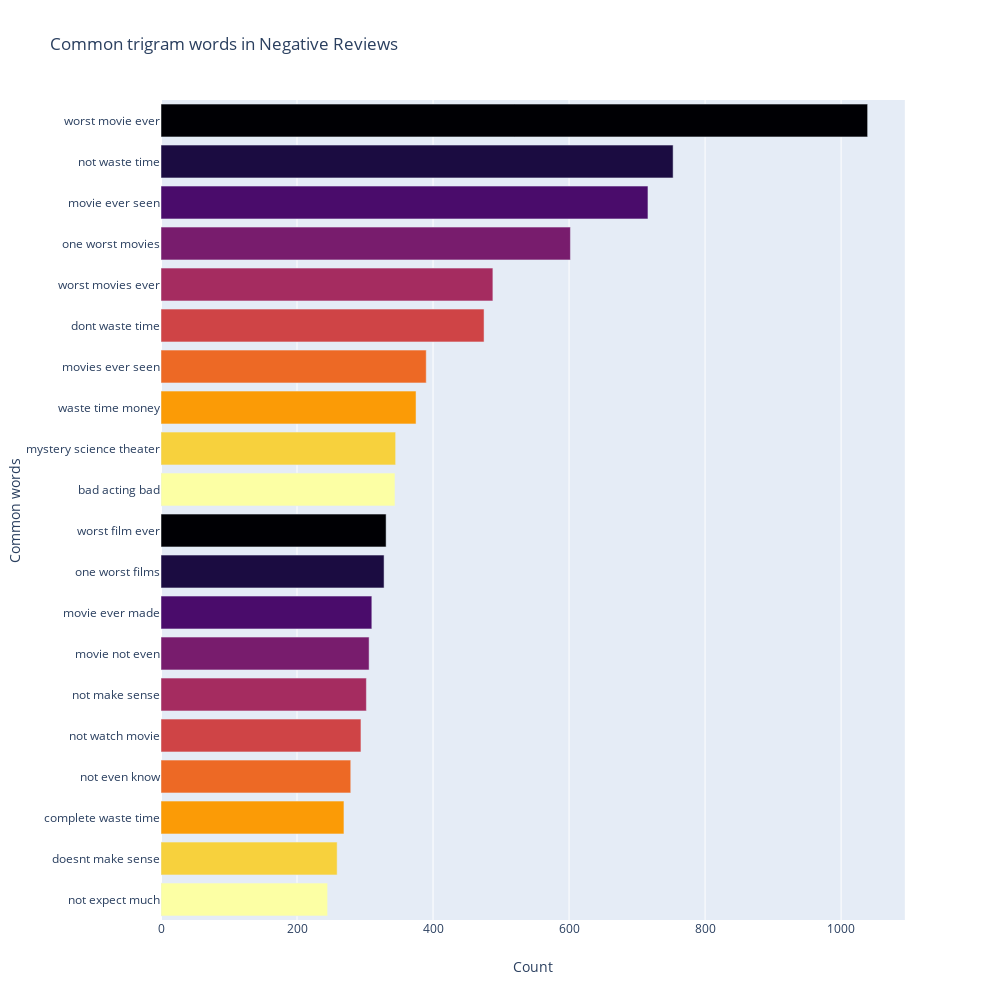

The notebook cell this image was saved under:
### Markdown cell above
![image.png](attachment:image.png)

### Code cell
most_common_word = get_top_text(df['Reviews_clean'][df['Ratings'] <= 4], 20, 3)
most_common_word = dict(most_common_word)

temp = pd.DataFrame(columns=['Common_words', 'Count'])
temp['Common_words'] = list(most_common_word.keys())
temp['Count'] = list(most_common_word.values())

fig = px.bar(temp, x='Count', y='Common_words', title='Common trigram words in Negative Reviews',
             orientation='h', width=1000, height=1000, color='Common_words', labels={'Common_words': 'Common words'}, 
             color_discrete_sequence=px.colors.sequential.Inferno)

fig.update_layout(showlegend=False)
fig.show()

### Figure 1 — Plotly figure (JSON) as saved in the notebook; plotly's stock layout.template omitted (floating-point values rounded to 4 significant figures)
{"data": [{"alignmentgroup": "True", "hoverlabel": {"namelength": 0}, "hovertemplate": "Common words=%{y}<br>Count=%{x}", "legendgroup": "Common words=worst movie ever", "marker": {"color": "#000004"}, "name": "Common words=worst movie ever", "offsetgroup": "Common words=worst movie ever", "orientation": "h", "showlegend": true, "textposition": "auto", "type": "bar", "x": [1039], "xaxis": "x", "y": ["worst movie ever"], "yaxis": "y"}, {"alignmentgroup": "True", "hoverlabel": {"namelength": 0}, "hovertemplate": "Common words=%{y}<br>Count=%{x}", "legendgroup": "Common words=not waste time", "marker": {"color": "#1b0c41"}, "name": "Common words=not waste time", "offsetgroup": "Common words=not waste time", "orientation": "h", "showlegend": true, "textposition": "auto", "type": "bar", "x": [753], "xaxis": "x", "y": ["not waste time"], "yaxis": "y"}, {"alignmentgroup": "True", "hoverlabel": {"namelength": 0}, "hovertemplate": "Common words=%{y}<br>Count=%{x}", "legendgroup": "Common words=movie ever seen", "marker": {"color": "#4a0c6b"}, "name": "Common words=movie ever seen", "offsetgroup": "Common words=movie ever seen", "orientation": "h", "showlegend": true, "textposition": "auto", "type": "bar", "x": [716], "xaxis": "x", "y": ["movie ever seen"], "yaxis": "y"}, {"alignmentgroup": "True", "hoverlabel": {"namelength": 0}, "hovertemplate": "Common words=%{y}<br>Count=%{x}", "legendgroup": "Common words=one worst movies", "marker": {"color": "#781c6d"}, "name": "Common words=one worst movies", "offsetgroup": "Common words=one worst movies", "orientation": "h", "showlegend": true, "textposition": "auto", "type": "bar", "x": [602], "xaxis": "x", "y": ["one worst movies"], "yaxis": "y"}, {"alignmentgroup": "True", "hoverlabel": {"namelength": 0}, "hovertemplate": "Common words=%{y}<br>Count=%{x}", "legendgroup": "Common words=worst movies ever", "marker": {"color": "#a52c60"}, "name": "Common words=worst movies ever", "offsetgroup": "Common words=worst movies ever", "orientation": "h", "showlegend": true, "textposition": "auto", "type": "bar", "x": [488], "xaxis": "x", "y": ["worst movies ever"], "yaxis": "y"}, {"alignmentgroup": "True", "hoverlabel": {"namelength": 0}, "hovertemplate": "Common words=%{y}<br>Count=%{x}", "legendgroup": "Common words=dont waste time", "marker": {"color": "#cf4446"}, "name": "Common words=dont waste time", "offsetgroup": "Common words=dont waste time", "orientation": "h", "showlegend": true, "textposition": "auto", "type": "bar", "x": [475], "xaxis": "x", "y": ["dont waste time"], "yaxis": "y"}, {"alignmentgroup": "True", "hoverlabel": {"namelength": 0}, "hovertemplate": "Common words=%{y}<br>Count=%{x}", "legendgroup": "Common words=movies ever seen", "marker": {"color": "#ed6925"}, "name": "Common words=movies ever seen", "offsetgroup": "Common words=movies ever seen", "orientation": "h", "showlegend": true, "textposition": "auto", "type": "bar", "x": [390], "xaxis": "x", "y": ["movies ever seen"], "yaxis": "y"}, {"alignmentgroup": "True", "hoverlabel": {"namelength": 0}, "hovertemplate": "Common words=%{y}<br>Count=%{x}", "legendgroup": "Common words=waste time money", "marker": {"color": "#fb9b06"}, "name": "Common words=waste time money", "offsetgroup": "Common words=waste time money", "orientation": "h", "showlegend": true, "textposition": "auto", "type": "bar", "x": [375], "xaxis": "x", "y": ["waste time money"], "yaxis": "y"}, {"alignmentgroup": "True", "hoverlabel": {"namelength": 0}, "hovertemplate": "Common words=%{y}<br>Count=%{x}", "legendgroup": "Common words=mystery science theater", "marker": {"color": "#f7d13d"}, "name": "Common words=mystery science theater", "offsetgroup": "Common words=mystery science theater", "orientation": "h", "showlegend": true, "textposition": "auto", "type": "bar", "x": [345], "xaxis": "x", "y": ["mystery science theater"], "yaxis": "y"}, {"alignmentgroup": "True", "hoverlabel": {"namelength": 0}, "hovertemplate": "Common words=%{y}<br>Count=%{x}", "legendgroup": "Common words=bad acting bad", "marker": {"color": "#fcffa4"}, "name": "Common words=bad acting bad", "offsetgroup": "Common words=bad acting bad", "orientation": "h", "showlegend": true, "textposition": "auto", "type": "bar", "x": [344], "xaxis": "x", "y": ["bad acting bad"], "yaxis": "y"}, {"alignmentgroup": "True", "hoverlabel": {"namelength": 0}, "hovertemplate": "Common words=%{y}<br>Count=%{x}", "legendgroup": "Common words=worst film ever", "marker": {"color": "#000004"}, "name": "Common words=worst film ever", "offsetgroup": "Common words=worst film ever", "orientation": "h", "showlegend": true, "textposition": "auto", "type": "bar", "x": [331], "xaxis": "x", "y": ["worst film ever"], "yaxis": "y"}, {"alignmentgroup": "True", "hoverlabel": {"namelength": 0}, "hovertemplate": "Common words=%{y}<br>Count=%{x}", "legendgroup": "Common words=one worst films", "marker": {"color": "#1b0c41"}, "name": "Common words=one worst films", "offsetgroup": "Common words=one worst films", "orientation": "h", "showlegend": true, "textposition": "auto", "type": "bar", "x": [328], "xaxis": "x", "y": ["one worst films"], "yaxis": "y"}, {"alignmentgroup": "True", "hoverlabel": {"namelength": 0}, "hovertemplate": "Common words=%{y}<br>Count=%{x}", "legendgroup": "Common words=movie ever made", "marker": {"color": "#4a0c6b"}, "name": "Common words=movie ever made", "offsetgroup": "Common words=movie ever made", "orientation": "h", "showlegend": true, "textposition": "auto", "type": "bar", "x": [310], "xaxis": "x", "y": ["movie ever made"], "yaxis": "y"}, {"alignmentgroup": "True", "hoverlabel": {"namelength": 0}, "hovertemplate": "Common words=%{y}<br>Count=%{x}", "legendgroup": "Common words=movie not even", "marker": {"color": "#781c6d"}, "name": "Common words=movie not even", "offsetgroup": "Common words=movie not even", "orientation": "h", "showlegend": true, "textposition": "auto", "type": "bar", "x": [306], "xaxis": "x", "y": ["movie not even"], "yaxis": "y"}, {"alignmentgroup": "True", "hoverlabel": {"namelength": 0}, "hovertemplate": "Common words=%{y}<br>Count=%{x}", "legendgroup": "Common words=not make sense", "marker": {"color": "#a52c60"}, "name": "Common words=not make sense", "offsetgroup": "Common words=not make sense", "orientation": "h", "showlegend": true, "textposition": "auto", "type": "bar", "x": [302], "xaxis": "x", "y": ["not make sense"], "yaxis": "y"}, {"alignmentgroup": "True", "hoverlabel": {"namelength": 0}, "hovertemplate": "Common words=%{y}<br>Count=%{x}", "legendgroup": "Common words=not watch movie", "marker": {"color": "#cf4446"}, "name": "Common words=not watch movie", "offsetgroup": "Common words=not watch movie", "orientation": "h", "showlegend": true, "textposition": "auto", "type": "bar", "x": [294], "xaxis": "x", "y": ["not watch movie"], "yaxis": "y"}, {"alignmentgroup": "True", "hoverlabel": {"namelength": 0}, "hovertemplate": "Common words=%{y}<br>Count=%{x}", "legendgroup": "Common words=not even know", "marker": {"color": "#ed6925"}, "name": "Common words=not even know", "offsetgroup": "Common words=not even know", "orientation": "h", "showlegend": true, "textposition": "auto", "type": "bar", "x": [279], "xaxis": "x", "y": ["not even know"], "yaxis": "y"}, {"alignmentgroup": "True", "hoverlabel": {"namelength": 0}, "hovertemplate": "Common words=%{y}<br>Count=%{x}", "legendgroup": "Common words=complete waste time", "marker": {"color": "#fb9b06"}, "name": "Common words=complete waste time", "offsetgroup": "Common words=complete waste time", "orientation": "h", "showlegend": true, "textposition": "auto", "type": "bar", "x": [269], "xaxis": "x", "y": ["complete waste time"], "yaxis": "y"}, {"alignmentgroup": "True", "hoverlabel": {"namelength": 0}, "hovertemplate": "Common words=%{y}<br>Count=%{x}", "legendgroup": "Common words=doesnt make sense", "marker": {"color": "#f7d13d"}, "name": "Common words=doesnt make sense", "offsetgroup": "Common words=doesnt make sense", "orientation": "h", "showlegend": true, "textposition": "auto", "type": "bar", "x": [259], "xaxis": "x", "y": ["doesnt make sense"], "yaxis": "y"}, {"alignmentgroup": "True", "hoverlabel": {"namelength": 0}, "hovertemplate": "Common words=%{y}<br>Count=%{x}", "legendgroup": "Common words=not expect much", "marker": {"color": "#fcffa4"}, "name": "Common words=not expect much", "offsetgroup": "Common words=not expect much", "orientation": "h", "showlegend": true, "textposition": "auto", "type": "bar", "x": [245], "xaxis": "x", "y": ["not expect much"], "yaxis": "y"}], "layout": {"barmode": "relative", "height": 1000, "legend": {"tracegroupgap": 0}, "showlegend": false, "title": {"text": "Common trigram words in Negative Reviews"}, "width": 1000, "xaxis": {"anchor": "y", "domain": [0, 0.98], "title": {"text": "Count"}}, "yaxis": {"anchor": "x", "categoryarray": ["not expect much", "doesnt make sense", "complete waste time", "not even know", "not watch movie", "not make sense", "movie not even", "movie ever made", "one worst films", "worst film ever", "bad acting bad", "mystery science theater", "waste time money", "movies ever seen", "dont waste time", "worst movies ever", "one worst movies", "movie ever seen", "not waste time", "worst movie ever"], "categoryorder": "array", "domain": [0, 1], "title": {"text": "Common words"}}}}
